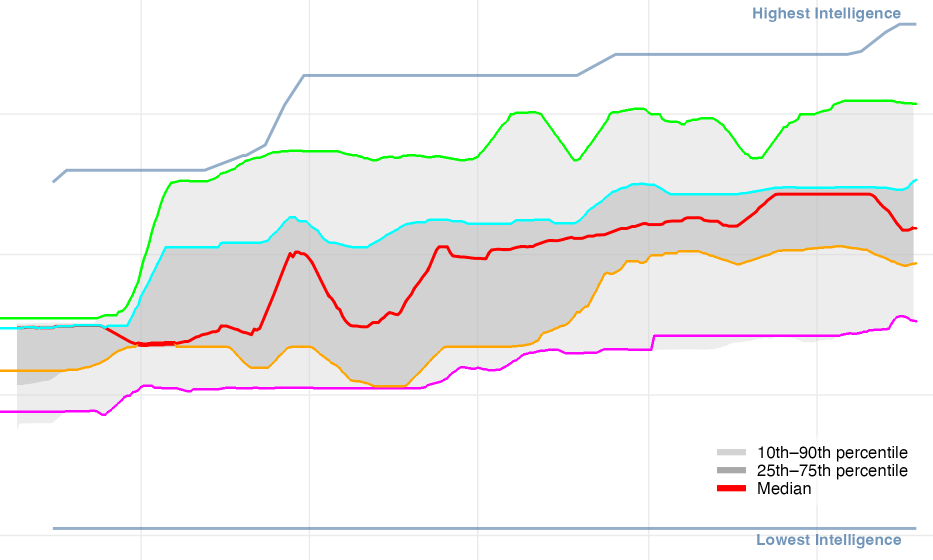
#> input picture out/figure15_percentiles_overlay.png, 1866 x 1120 px (shown at 1/2 size)
$ python -i extract_figure15_red_timeseries.py   (imports and definitions only)
#> lines starting #> are read from the running program, lines starting #| are printed output that depends on the picture; after the words box and inside, x2 and y2 are one past the last pixel; in counts of white or black regions, pixels touching at a corner belong together
#> further down, picture is the input picture: shape (1120, 1866, 3); mean B, G, R 239.4, 239.9, 240.2
#!/usr/bin/env python3
from __future__ import annotations

import argparse
import datetime as dt
from dataclasses import dataclass
from pathlib import Path

import cv2
import fitz  # PyMuPDF
import matplotlib.pyplot as plt
import matplotlib.dates as mdates
import numpy as np


@dataclass(frozen=True)
class PlotCalibration:
    x_to_days_a: float
    x_to_days_b: float
    y_to_val_m: float
    y_to_val_c: float
    plot_x0: int
    plot_y0: int
    plot_x1: int
    plot_y1: int
    x_tick_dates: tuple[dt.date, ...]
    x_tick_format: str
    y_scale: str = "linear"  # "linear" or "log10"

    def days_from_x(self, x: np.ndarray) -> np.ndarray:
        return self.x_to_days_a * x + self.x_to_days_b

    def x_from_days(self, days: np.ndarray) -> np.ndarray:
        return (days - self.x_to_days_b) / self.x_to_days_a

    # [380 lines left out: functions val_from_y, y_from_val, _select_evenly_spaced_subset, _smooth_1d, _find_prominent_local_maxima, _extract_embedded_figure15_image and 8 more, not called in this run]

FIG11_OUTPUT_START_DATE = dt.date(2024, 1, 1)


# [49 lines left out: functions _kmeans_1d_two_clusters, _kmeans_1d_k_clusters, _red_mask, not called in this run]


def _black_curve_mask(bgr: np.ndarray) -> np.ndarray:
    hsv = cv2.cvtColor(bgr, cv2.COLOR_BGR2HSV)
#> hsv: shape (1120, 1866, 3); mean H, S, V 3.1, 7.4, 243.5
    _h, s, v = cv2.split(hsv)
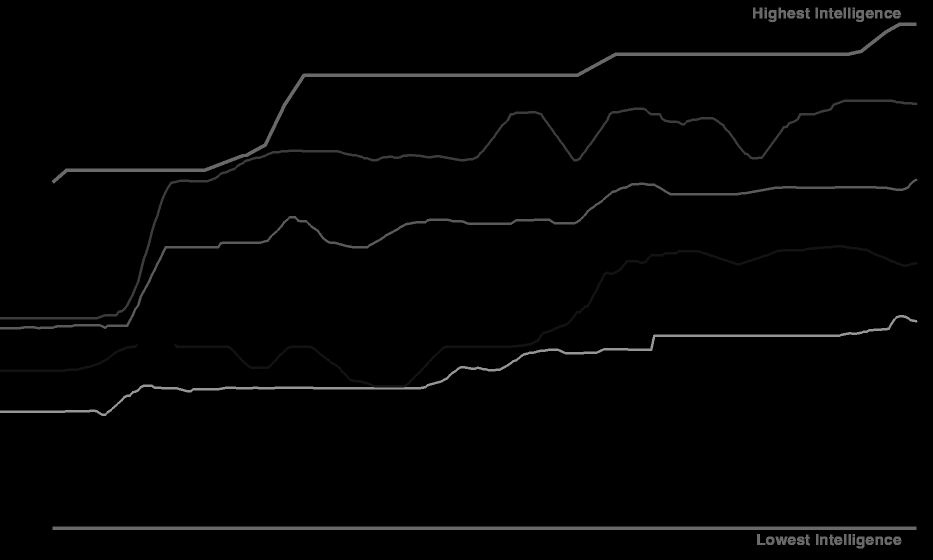
#> _h: shape (1120, 1866) (shown at 1/2 size); min 0, max 150, mean 3.1
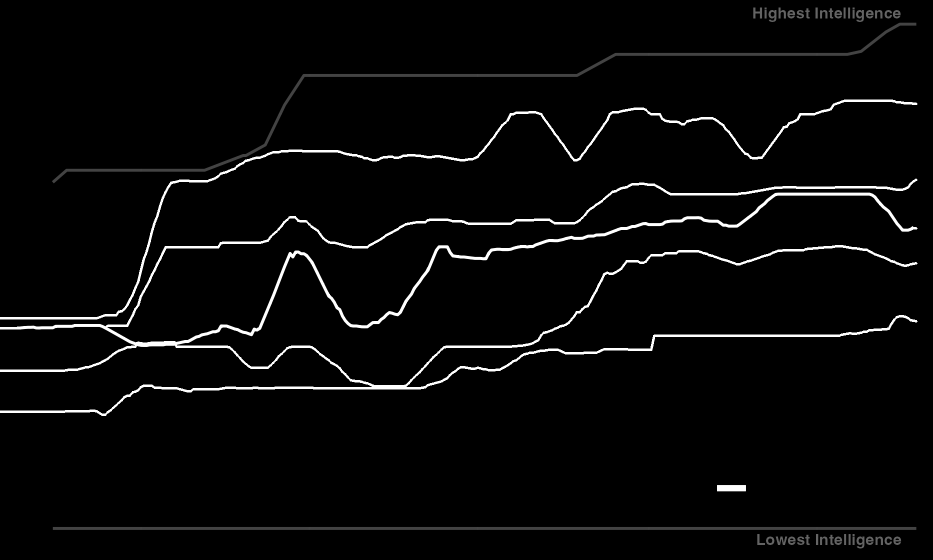
#> s: shape (1120, 1866) (shown at 1/2 size); min 0, max 255, mean 7.4
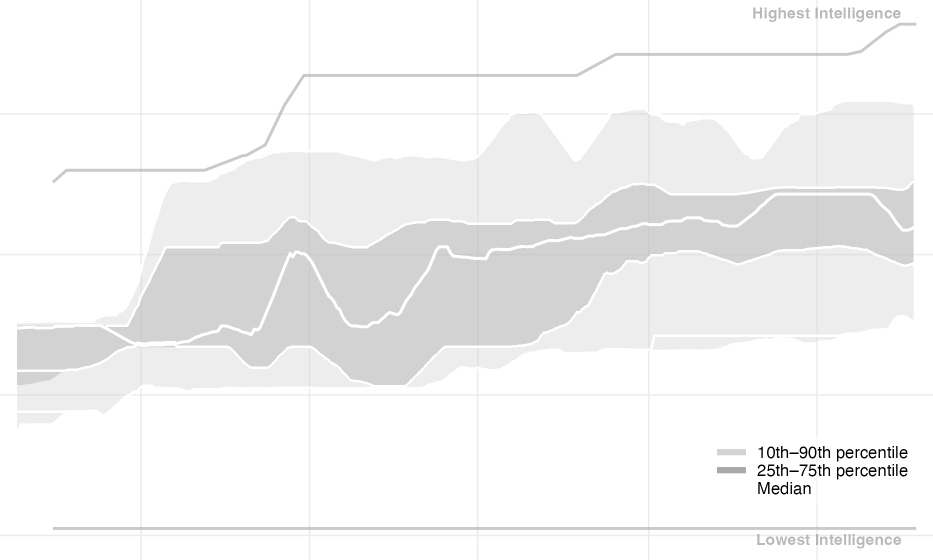
#> v: shape (1120, 1866) (shown at 1/2 size); min 0, max 255, mean 243.5
    # Low value and low saturation covers black/dark gray strokes.
    mask = ((v < 80) & (s < 80)).astype(np.uint8) * 255
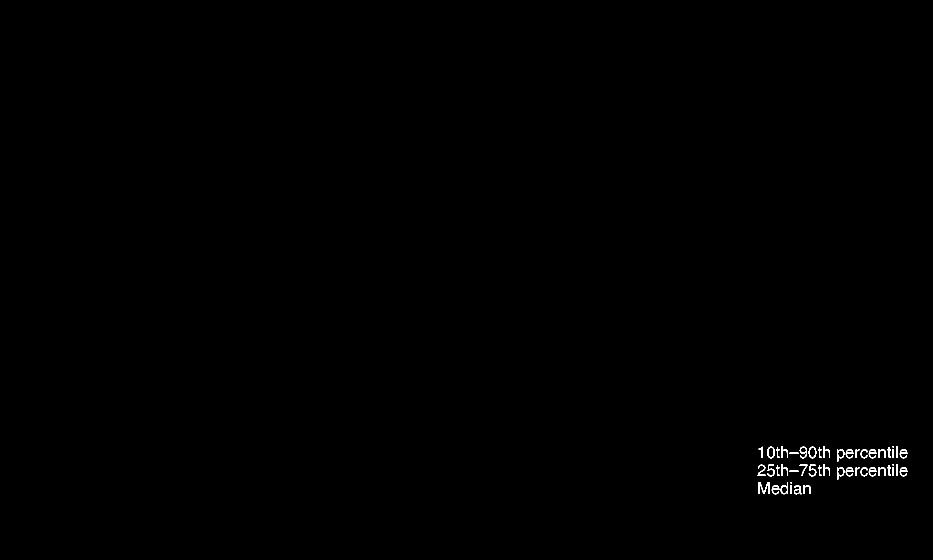
#> mask: shape (1120, 1866) (shown at 1/2 size); 0.23% white in thin lines or dots, all inside (x1, y1, x2, y2) = (1515, 892, 1815, 989)
    # Remove thin gridlines by keeping only thicker structures.
    kernel = cv2.getStructuringElement(cv2.MORPH_RECT, (3, 3))
    mask = cv2.morphologyEx(mask, cv2.MORPH_OPEN, kernel, iterations=1)
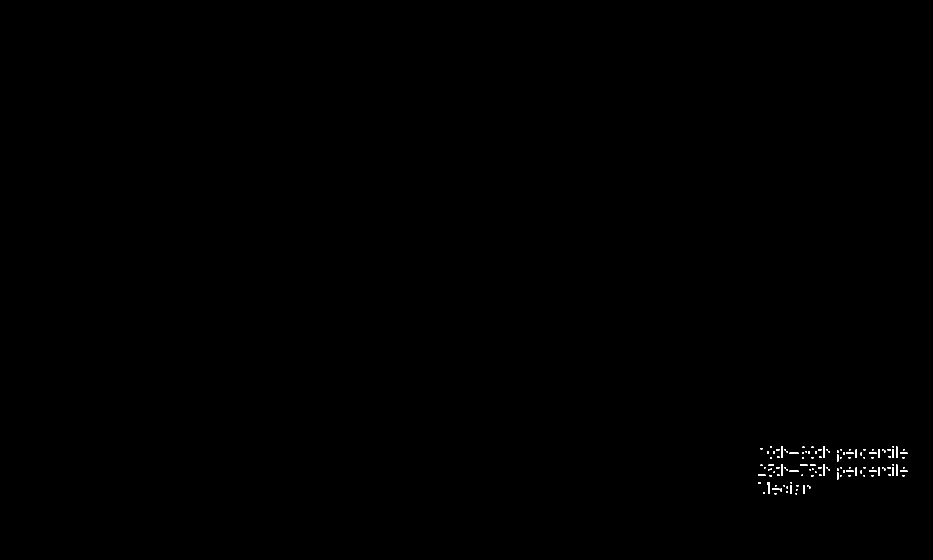
#> mask: shape (1120, 1866) (shown at 1/2 size); 0.13% white; 120 white regions (84 under 20 px), largest, box (x1, y1, x2, y2) and area: (1534, 964, 1539, 988) 81, (1562, 892, 1565, 916) 72, (1646, 892, 1649, 916) 72
    mask = cv2.morphologyEx(mask, cv2.MORPH_CLOSE, kernel, iterations=1)
    # Remove thin verticals (e.g., axis/annotation artifacts) to favor the step curve.
    v_kernel = cv2.getStructuringElement(cv2.MORPH_RECT, (1, 31))
    verticals = cv2.erode(mask, v_kernel, iterations=1)
#> verticals: shape (1120, 1866); every value is 0
    verticals = cv2.dilate(verticals, v_kernel, iterations=1)
    mask = cv2.subtract(mask, verticals)
    return mask


# [1358 lines left out: functions _extract_black_curve_y_by_x, _extract_curve_y_by_x, _extract_upper_band_y_by_x, _extract_gray_band_envelope_y_by_x, _extract_band_envelopes_anchored_to_curve, _extract_band_envelopes_columnwise_kmeans and 9 more, not called in this run]


# [2 lines not run here, left out]

>>> import cv2
>>> picture = cv2.imread('out/figure15_percentiles_overlay.png')
>>> result = _black_curve_mask(picture)
